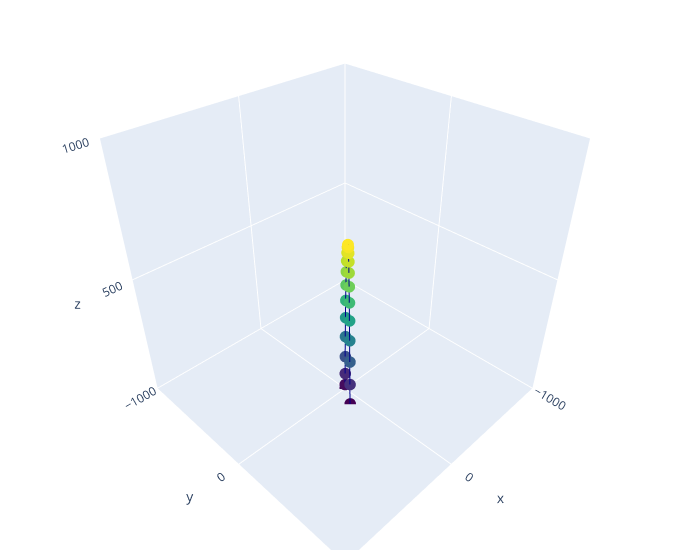
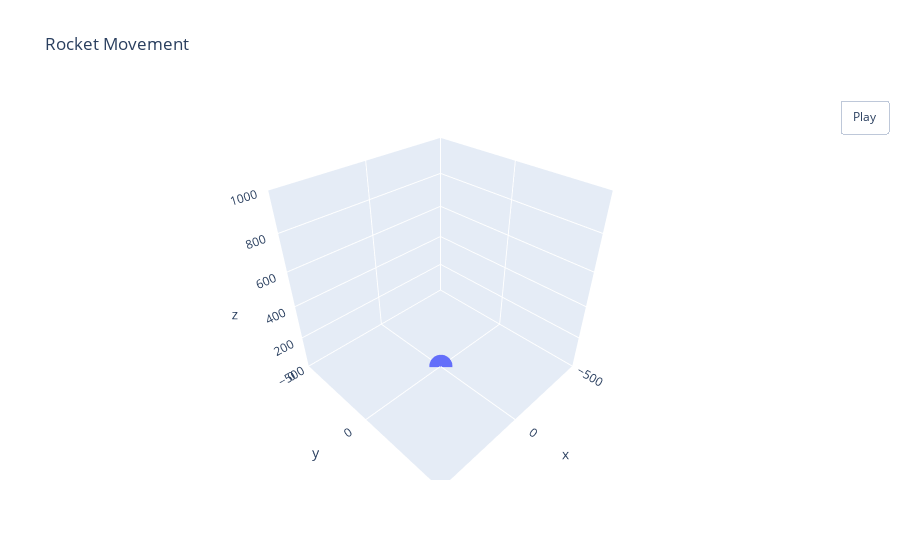

These figures' notebook cell, in order:
### Code cell
###MAIN
#Time-step
dt = 0.1

#Create System
earth = Earth('earth')

#Add RungeKutta driver
driver = earth.add_driver(RungeKutta(order=4, dt=dt))
driver.time_interval = (0, 40)

#Add NonLinearSolver driver
solver = driver.add_child(NonLinearSolver('solver', factor=1.0))


# Add a recorder to capture time evolution in a dataframe
driver.add_recorder(
    DataFrameRecorder(includes=['Traj.r', 'Rocket.Kin.v', 'Rocket.Kin.a', 'Rocket.Dyn.m', 'Rocket.Thrust.Fp', 'Rocket.Kin.Kin_ang', 'Rocket.Kin.av']),
    period=1,
)

#Initial conditions and constants

l = 1.7 #Rocket's length on the plot

driver.set_scenario(
    init = {
        'Traj.r' : np.array([0., 0., l/2]),
        'Rocket.Kin.v' : np.zeros(3),
        'Rocket.Kin.ar' : np.array([np.pi/6, -np.pi/2 + 0.1, np.pi/4]),
        'Rocket.Kin.av' : np.zeros(3),
    },
    stop='Traj.r[2]<0'
    )


earth.run_drivers()

# Retrieve recorded data
data = driver.recorder.export_data()
data = data.drop(['Section', 'Status', 'Error code'], axis=1)
time = np.asarray(data['time'])
traj = np.asarray(data['Traj.r'].tolist())
velo = np.asarray(data['Rocket.Kin.v'].tolist())
acel = np.asarray(data['Rocket.Kin.a'].tolist())
ang = np.asarray(data['Rocket.Kin.Kin_ang'].tolist())
avelo = np.asarray(data['Rocket.Kin.av'].tolist())

#Plot results

x=[]
y=[]
z=[]
theta = []

for i in range(len(traj)):
    x.append(traj[i][0])
    y.append(traj[i][1])
    z.append(traj[i][2])

for i in range(len(ang)):
    theta.append(ang[1])

fig = go.Figure(data=go.Scatter3d(
    x=x, y=y, z=z,
    marker=dict(
        size=4,
        color=z,
        colorscale='Viridis',
    ),
    line=dict(
        color='darkblue',
        width=2
    )
))


fig.update_layout(
    scene = dict(
        xaxis = dict(nticks=2, range=[-1000,1000],),
        yaxis = dict(nticks=2, range=[-1000,1000],),
        zaxis = dict(nticks=2, range=[0,1000],),),
    width=700,
    margin=dict(r=20, l=10, b=10, t=10))


fig.show()

#useful library zhen using euler angle


rocket = np.array([l,0,0]) #representation of the rocket as a 3D vector that will be rotated and translated according to the computed trajectory

rock = []

for i in range(len(traj)):
    rotation = R.from_euler('xyz', ang[i], degrees=False)
    rotation.apply(rocket)
    rock.append(rotation.apply(rocket))

rock = np.asarray(rock)

traj_bot = traj #traj[time][xyz]
traj_top = traj + rock


#Animation - Rocket's movement
fig2 = go.Figure(data=[go.Scatter3d(x=[traj_bot[0][0], traj_top[0][0]], y=[traj_bot[0][1], traj_top[0][1]], z=[traj_bot[0][2], traj_top[0][2]])])

fig2.update_layout(title='Rocket Movement',
                  scene=dict(
            xaxis=dict(range=[-500, 500], autorange=False),
            yaxis=dict(range=[-500, 500], autorange=False),
            zaxis=dict(range=[0, 1000], autorange=False),
        ),
                  updatemenus=[dict(buttons = [dict(
                                               args = [None, {"frame": {"duration": 20, 
                                                                        "redraw": True},
                                                              "fromcurrent": True, 
                                                              "transition": {"duration": 10}}],
                                               label = "Play",
                                               method = "animate")],
                                type='buttons',
                                showactive=False,
                                y=1,
                                x=1.12,
                                xanchor='right',
                                yanchor='top')])

frames= [go.Frame(data=[go.Scatter3d(x=[traj_bot[i][0], traj_top[i][0]], y=[traj_bot[i][1], traj_top[i][1]], z=[traj_bot[i][2], traj_top[i][2]])]) for i in range(len(traj))]
fig2.update(frames=frames)

fig2.show()

### Figure 1 — Plotly figure (JSON) as saved in the notebook; plotly's stock layout.template omitted (floating-point values rounded to 4 significant figures)
{"data": [{"line": {"color": "darkblue", "width": 2}, "marker": {"color": [0.85, 21.9, 81.35, 169.5, 268.8, 358.5, 437.1, 504.5, 561.0, 606.3, 640.5, 663.7, 676.0, 677.8, 669.3, 650.0, 619.7, 578.4, 525.9, 462.5, 387.9, 302.2, 205.5, 97.71, 2.998e-13, 2.998e-13], "colorscale": [[0, "#440154"], [0.1111, "#482878"], [0.2222, "#3e4989"], [0.3333, "#31688e"], [0.4444, "#26828e"], [0.5556, "#1f9e89"], [0.6667, "#35b779"], [0.7778, "#6ece58"], [0.8889, "#b5de2b"], [1, "#fde725"]], "size": 4}, "type": "scatter3d", "x": [0, 1.676, 6.427, 13.56, 21.84, 29.77, 37.25, 44.27, 50.81, 56.86, 62.38, 67.34, 71.65, 75.16, 78.12, 80.68, 82.83, 84.58, 85.93, 86.88, 87.42, 87.55, 87.28, 86.59, 85.71, 85.71], "y": [0, 1.83, 7.069, 15.03, 24.46, 33.89, 43.19, 52.33, 61.31, 70.07, 78.57, 86.71, 94.33, 101.0, 106.6, 111.4, 115.7, 119.6, 123.1, 126.3, 129.1, 131.7, 134.0, 136.0, 137.5, 137.5], "z": [0.85, 21.9, 81.35, 169.5, 268.8, 358.5, 437.1, 504.5, 561.0, 606.3, 640.5, 663.7, 676.0, 677.8, 669.3, 650.0, 619.7, 578.4, 525.9, 462.5, 387.9, 302.2, 205.5, 97.71, 2.998e-13, 2.998e-13]}], "layout": {"margin": {"b": 10, "l": 10, "r": 20, "t": 10}, "scene": {"xaxis": {"nticks": 2, "range": [-1000, 1000]}, "yaxis": {"nticks": 2, "range": [-1000, 1000]}, "zaxis": {"nticks": 2, "range": [0, 1000]}}, "width": 700}}

### Figure 2 — Plotly figure (JSON) as saved in the notebook; plotly's stock layout.template omitted (floating-point values rounded to 4 significant figures)
{"data": [{"type": "scatter3d", "x": [0, 0.12], "y": [0, 0.12], "z": [0.85, 2.542]}], "layout": {"scene": {"xaxis": {"autorange": false, "range": [-500, 500]}, "yaxis": {"autorange": false, "range": [-500, 500]}, "zaxis": {"autorange": false, "range": [0, 1000]}}, "title": {"text": "Rocket Movement"}, "updatemenus": [{"buttons": [{"args": [null, {"frame": {"duration": 20, "redraw": true}, "fromcurrent": true, "transition": {"duration": 10}}], "label": "Play", "method": "animate"}], "showactive": false, "type": "buttons", "x": 1.12, "xanchor": "right", "y": 1, "yanchor": "top"}]}}
